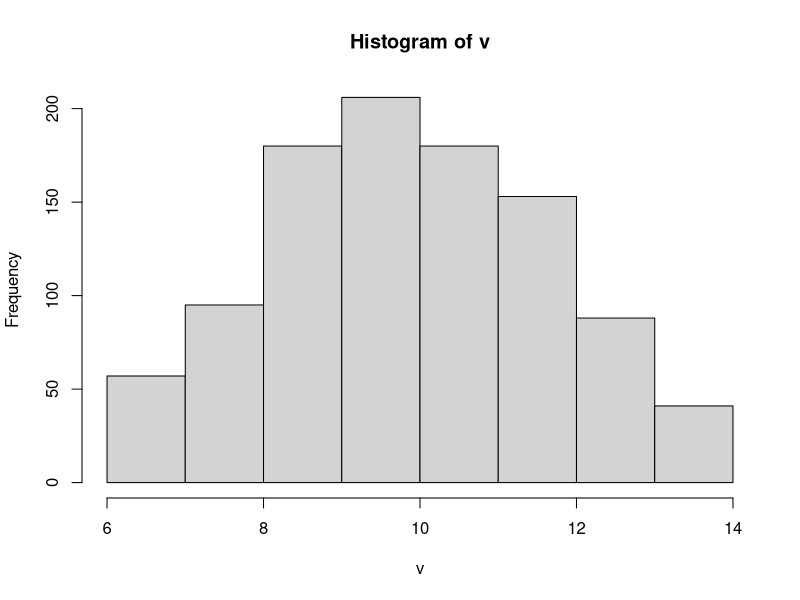
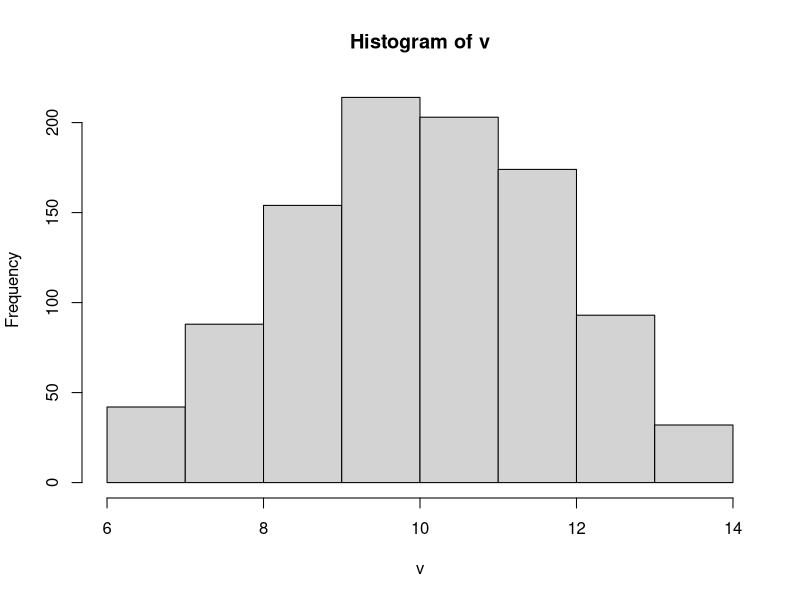

The R script that drew these images, in order:
# randnc.R  Clipped normal random number generators

rm( list=ls() )

# here's a straightforward solution
randnc1 <- function( nsamp, mean=0, sd=1, nclip=2 ) {
    
    # get an initial sample
    x <- rnorm( nsamp, mean, sd )
    
    # find the outliers
    k <- ( x < mean - nclip*sd ) | ( x > mean + nclip*sd )

    # loop until there are no outliers
    while( any(k) ) {
        x[k] <- rnorm( sum(k), mean, sd )                       # resample the outliers
        k <- ( x < mean - nclip*sd ) | ( x > mean + nclip*sd )  # find the outliers again
    }
    
    return( x )

}

# check a large sample
v <- randnc1( 1000, mean=10, sd=2, nclip=2 )
hist( v )                # show a histogram
any( v < 6 | v > 14 )    # see whether there are any outliers

# this solution works, but every time through the loop we check every element
# to see if it's an outlier.  but if an element was not an outlier on pass n, it's not
# going to be an outlier on pass n+1, because we don't resample elements that are not
# outliers.  so this solution is inefficient.

# we can make a more efficient solution by making more careful use of indices
randnc2 <- function( nsamp, mean=0, sd=1, nclip=2 ) {
    
    # get an initial sample
    x <- rnorm( nsamp, mean, sd )
    
    # make a vector of outlier indices
    k <- which( ( x < mean - nclip*sd ) | ( x > mean + nclip*sd ) )
    
    # loop until there are no outliers
    while( length(k)>0 ) {
        
        # resample the outliers
        x[k] <- rnorm( length(k), mean, sd )
        
        # see which previous outliers are still outliers
        k2 <- ( x[k] < mean - nclip*sd ) | ( x[k] > mean + nclip*sd )
        
        # just keep the previous outliers that are still outliers
        k <- k[k2]
        
    }
    
    return( x )
    
}

# check a large sample
v <- randnc2( 1000, mean=10, sd=2, nclip=2 )
hist( v )                # show a histogram
any( v < 6 | v > 14 )    # see whether there are any outliers
